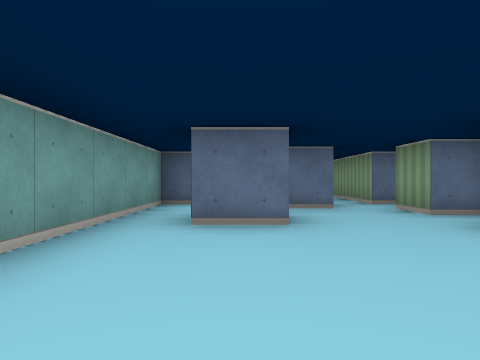
View 1 (above)

21 first-person views from a walk through a cub3D level. The camera is about half as high as the walls, looks level and sees 70° across. The floor is counted in squares. Each view is taken from the middle of a square. On the plan, view 1 faces up. The plan holds only what a view shows up to about 9 squares ahead; the rest is blank.

View 2
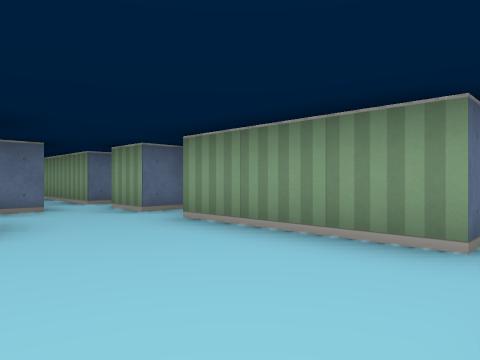

View 3
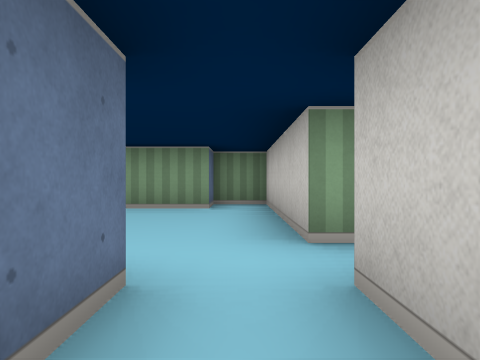

View 4
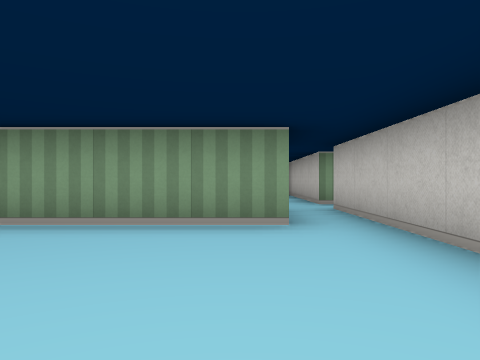

View 5
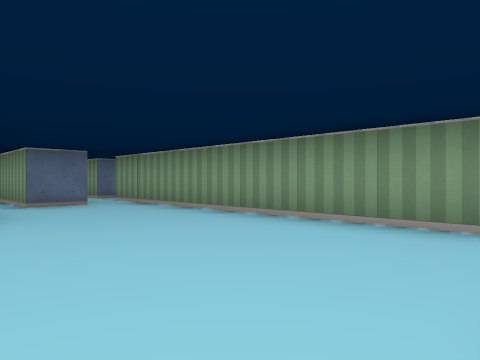

View 6
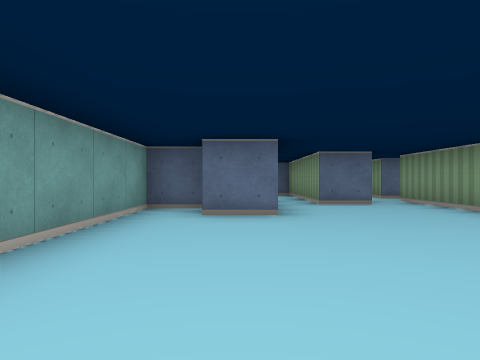

View 7
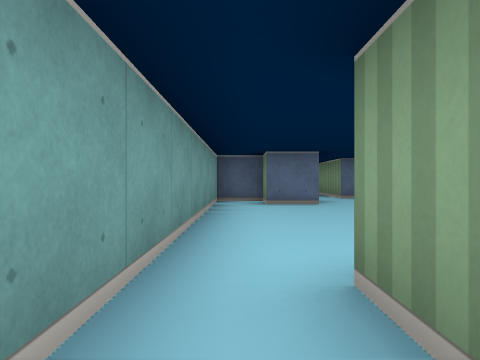

View 8
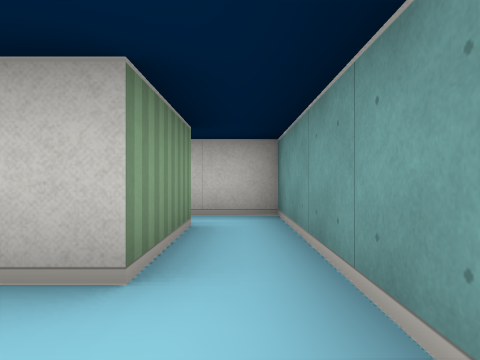

View 9
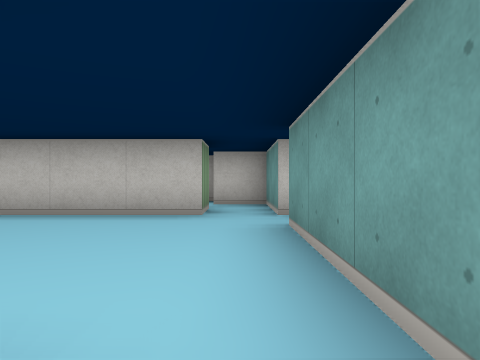

View 10
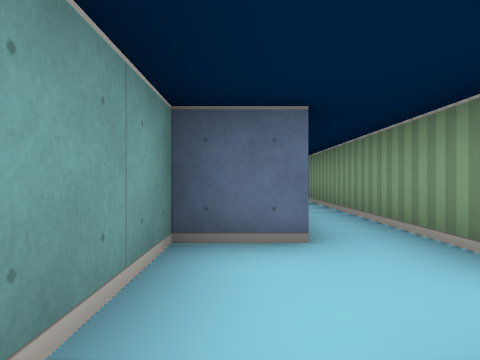

View 11
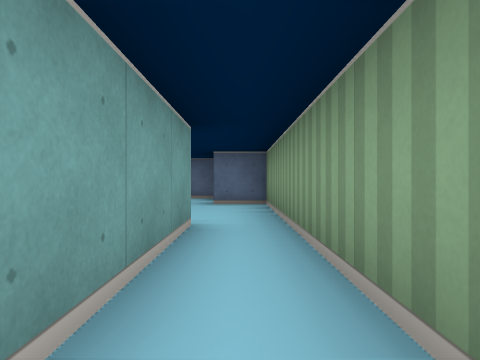

View 12
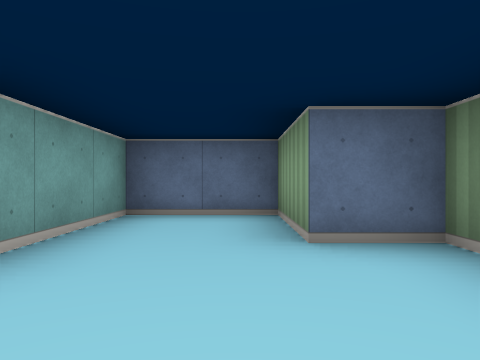

View 13
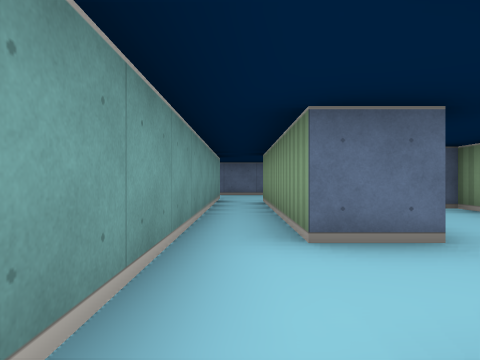

View 14
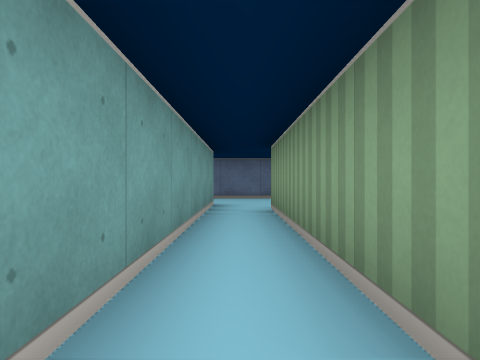

View 15
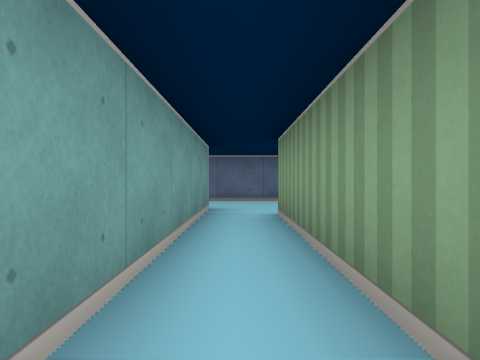

View 16
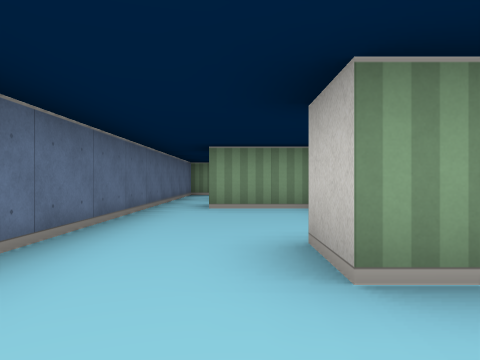

View 17
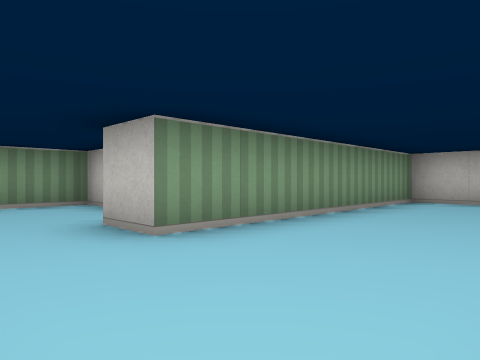

View 18
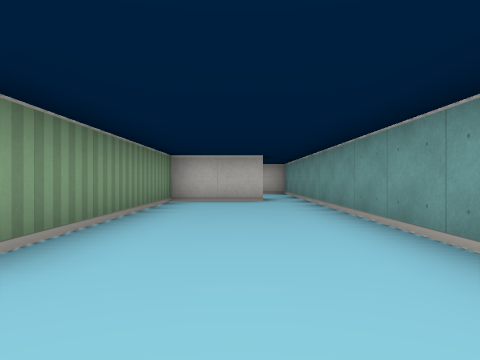

View 19
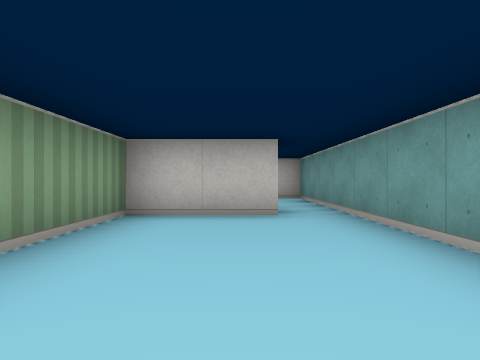

View 20
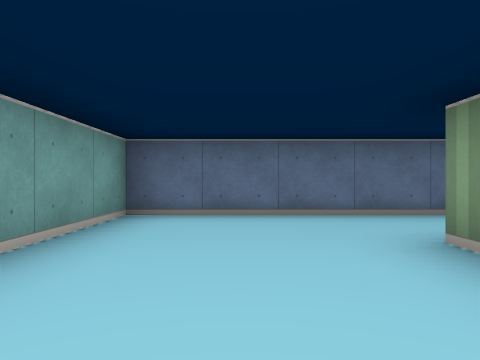

View 21
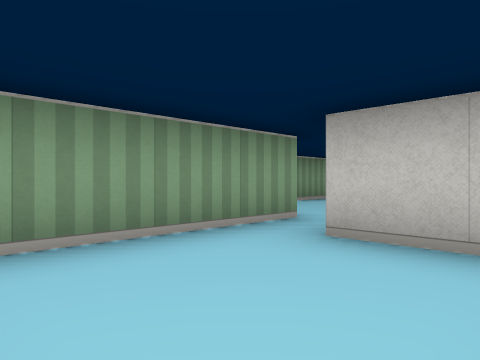

### Floor plan
Points are (right, up) in squares from view 1. A wall is a line through its corners. A room is listed if a view was taken in it or the views show most of it. See-through windows are left out.
Room 1 (views 1, 2, 9, 10, 11)
walls: (0.5, 3.5) (-0.5, 3.5); (1.6, 5.5) (0.8, 5.5); (0.5, 6.1) (0.5, 9.5); (3.2, 4.5) (2.5, 4.5) (2.5, 5.5); (-1.5, -0.5) (-1.5, -2.5) (-0.5, -2.5); (-0.5, -1.5) (-0.5, -0.5) (3.5, -0.5) (3.5, 0.5) (2.5, 0.5) (2.5, 3.5); (-0.5, 9.5) (-0.5, 6.5) (-1.5, 6.5) (-1.5, 0.5)
ways out: opening at (-2.5, 0) to room 2; opening at (0, 10) to room 4; opening at (2, 5)
Room 2 (views 3, 4, 5, 6, 8)
walls: (-6.5, 4.5) (-7.5, 4.5) (-7.5, 5.5) (-8.5, 5.5) (-8.5, -0.5); (-3.5, 0.5) (-3.5, 7.5); (-4.9, -0.5) (-1.5, -0.5); (-7.5, -0.5) (-6.9, -0.5); (-4.5, 6.5) (-5.5, 6.5); (-1.5, 0.5) (-2.4, 0.5)
ways out: opening at (-2.5, 0) to room 1; opening at (-8, -1.5) to room 3; opening at (-4, 7) to room 5; opening at (-6, 7) to room 8
Room 3 (view 7)
walls: (-7.5, -2.5) (-7.5, -0.5); (-8.5, -0.5) (-8.5, -3.5) (-7.2, -3.5)
ways out: opening at (-8, -1.5) to room 2
Room 4 (view 12)
walls: (0.5, 9.5) (0.5, 12.5) (-0.5, 12.5) (-0.5, 14.5) (-2.5, 14.5) (-2.5, 12.1)
ways out: opening at (0, 10) to room 1; opening at (-3, 10.5) to room 6
Room 5 (view 13)
walls: (-3, 8.5) (-3.5, 8.5) (-3.5, 9.1)
ways out: opening at (-4, 7) to room 2; opening at (-4, 9) to room 6
Room 6 (views 14, 15)
walls: (-2.2, 16.5) (-1.5, 16.5) (-1.5, 18.5); (-4.5, 17.5) (-4.5, 9.6); (-2.5, 11.5) (-3.5, 11.5) (-3.5, 16.5); (-0.5, 19.5) (-4.5, 19.5)
ways out: opening at (-3, 10.5) to room 4; opening at (-4, 9) to room 5; opening at (-5, 18.5) to room 7; opening at (-1, 19)
Room 7 (views 16, 17, 18, 19, 20)
walls: (-4.5, 19.5) (-8.5, 19.5) (-8.5, 11.5); (-7.5, 11.5) (-5.5, 11.5) (-5.5, 17.5) (-4.5, 17.5)
ways out: opening at (-5, 18.5) to room 6; opening at (-8, 11) to room 8
Room 8 (view 21)
walls: (-8.5, 11.5) (-8.5, 7.5) (-6.5, 7.5); (-5.5, 6.5) (-5.5, 9.6)
ways out: opening at (-6, 7) to room 2; opening at (-8, 11) to room 7

Positions as (right, up) in squares from view 1, and headings:
1: (0, 0), facing up
2: (0, 0), facing up-right
3: (-3, 0), facing right
4: (-7, 1), facing right
5: (-7, 0), facing up-right
6: (-7, 0), facing up
7: (-8, -2), facing up
8: (-8, 1), facing down
9: (-1, 4), facing down
10: (-1, 4), facing up
11: (0, 6), facing up
12: (-1, 10), facing up
13: (-4, 9), facing up
14: (-4, 11), facing up
15: (-4, 12), facing up
16: (-7, 18), facing right
17: (-8, 19), facing down-right
18: (-7, 19), facing down
19: (-7, 16), facing down
20: (-7, 15), facing up
21: (-8, 10), facing down-right
